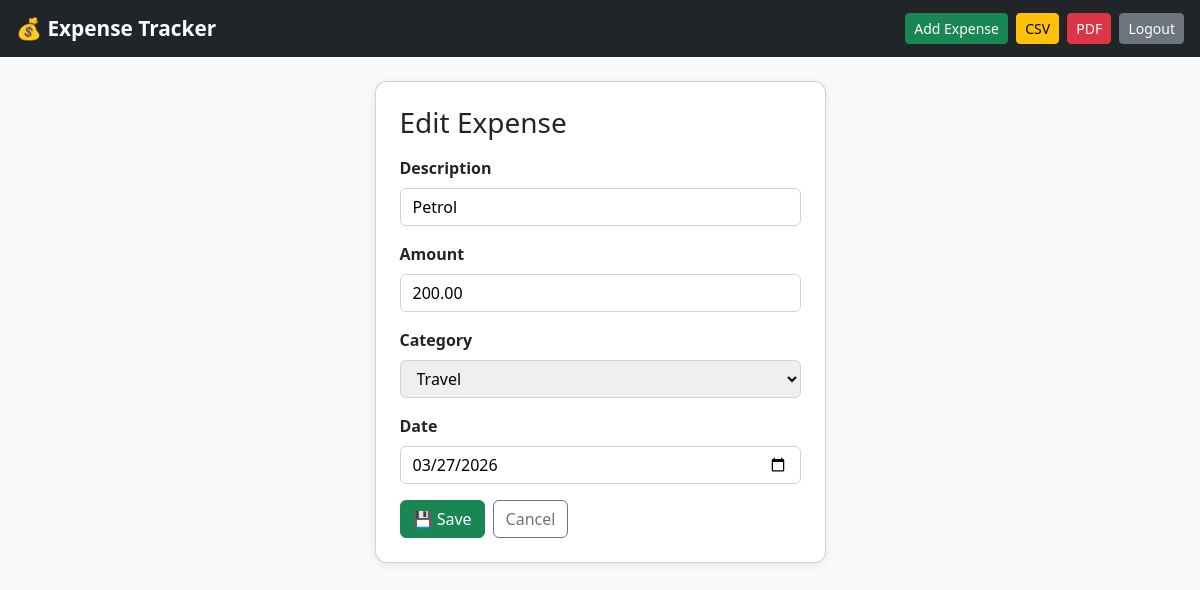
Page /edit/3/ (signed in) on the committed database.
### expenses/models.py (models this page shows, shortened)
class Expense(models.Model):
    user = models.ForeignKey(User, on_delete=models.CASCADE)
    description = models.CharField(max_length=255)
    amount = models.DecimalField(max_digits=10, decimal_places=2)
    category = models.CharField(max_length=50, choices=CATEGORY_CHOICES, default='Other')
    date = models.DateField()

### expenses/views.py (the view)
# urls.py: path('edit/<int:pk>/', views.edit_expense, name='edit_expense'),
@login_required
def edit_expense(request, pk):
    expense = get_object_or_404(Expense, pk=pk, user=request.user)
    form = ExpenseForm(request.POST or None, instance=expense)
    if form.is_valid():
        form.save()
        return redirect('dashboard')
    return render(request, 'expense_form.html', {'form': form, 'action': 'Edit'})

### expenses/forms.py
class ExpenseForm(forms.ModelForm):
    class Meta:
        model = Expense
        fields = ['description', 'amount', 'category', 'date']
        widgets = {
            'date': forms.DateInput(attrs={'type': 'date'}),
            'description': forms.TextInput(attrs={'placeholder': 'e.g. Pizza, Uber, Amazon...'}),
        }

### expenses/templates/expense_form.html (shortened to what this page needs)
{% extends 'base.html' %}
{% block content %}
<div class="row justify-content-center mt-4">
  <div class="col-md-5">
    <div class="card p-4">
      <h3 class="mb-3">{{ action }} Expense</h3>
      <form method="post">
        {% for field in form %}
          <div class="mb-3">
            <label class="form-label fw-semibold">{{ field.label }}</label>
            {{ field }}
          </div>
        {% endfor %}
        <div class="d-flex gap-2">
          <button class="btn btn-success" type="submit">💾 Save</button>
          <a href="/" class="btn btn-outline-secondary">Cancel</a>
        </div>
      </form>
    </div>
  </div>
</div>
{% endblock %}

### expenses/templates/base.html (style rules this page uses)
body { background: #f8f9fa; }
.card { border-radius: 12px; box-shadow: 0 2px 8px rgba(0,0,0,0.08); }

### expenses/templates/expense_form.html (style rules this page uses)
input, select { display: block; width: 100%; padding: .375rem .75rem; border: 1px solid #ced4da; border-radius: .375rem; font-size: 1rem; }

### rows in the picture
Expense: form "Petrol" "200.00" "Travel" "03/27/2026"

### other values in the picture
{{ action }} "Edit"
{{ field.label }} "Description" "Amount" "Category" "Date"
